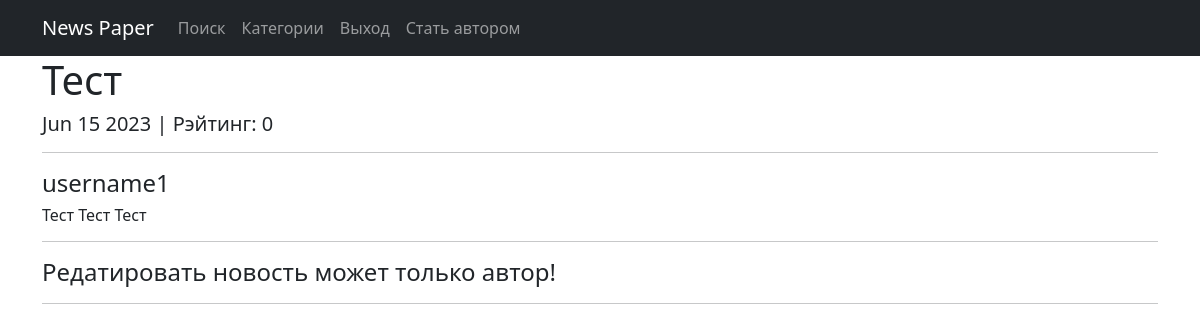
The app's page /news/52 with its own data.
### news/models.py (models this page shows, shortened)
class Post(models.Model):
    ARTICLE = 'AR'
    NEWS = 'NW'
    POST_TYPE = [(ARTICLE, 'Статья'), (NEWS, 'Новость')]
    autor = models.ForeignKey(Author, on_delete=models.CASCADE)
    post_type = models.CharField(max_length=2, choices=POST_TYPE, default=ARTICLE)
    post_data_time = models.DateTimeField(auto_now_add=True)
    post_categories = models.ManyToManyField(Category, through="PostCategory")
    post_title = models.TextField()
    post_text = models.TextField()
    rating = models.IntegerField(default=0)

class Author(models.Model):
    author_user = models.OneToOneField(User, on_delete=models.CASCADE)
    author_rating = models.IntegerField(default=0)
    def __str__(self):
        return f'{self.author_user}'

### news/views.py (the view)
# urls.py: path('<int:pk>', PostDetail.as_view()),
class PostDetail(DetailView):
    model = Post
    template_name = 'post.html'
    context_object_name = 'post'
    def get_context_data(self, **kwargs):
        context = super().get_context_data(**kwargs)
        context['is_not_author'] = not self.request.user.groups.filter(name='authors').exists()
        return context

### news/templatetags/custom_filters.py (called while the page is built)
@register.filter(name='censor')
def censor(value):
    text = x
    cens_text = str(value)
    for word in text.split():
        if word in cens_text:
            cens_text = cens_text.replace(str(word), len(str(word)) * '*')
    return cens_text

### templates/post.html (shortened to what this page needs)
{% extends 'flatpages/default.html' %}
{% load custom_filters %}
{% block content %}
   <h1>{{ post.post_title|censor }}</h1>
   <h5>{{ post.post_data_time|date:'M d Y' }} | Рэйтинг: {{ post.rating }} </h5>
   <hr>
   {% if post %}
       <h4>{{ post.autor }}</h4>
       <h6>{{ post.post_text|censor }}</h6>
       <hr>
            {% if not is_not_author %}
           <h4><a class="nav-link" href=/news/{{post.id}}/update>Изменить новость</a></h4>
           <h4><a class="nav-link" href=/news/{{post.id}}/delete>Удалить новость</a></h4>
            {% else %}
            <h4>Редатировать новость может только автор!</h4>
            {% endif %}
   {% else %}
       <h2>Новости нет!</h2>
   {% endif %}
<hr>
{% endblock content %}

### templates/flatpages/default.html (style rules this page uses)
BODY { background: white; }

### records on screen
Post: post_title|censor "Тест", post_data_time "Jun 15 2023", rating "0", autor "username1", post_text|censor "Тест Тест Тест"
